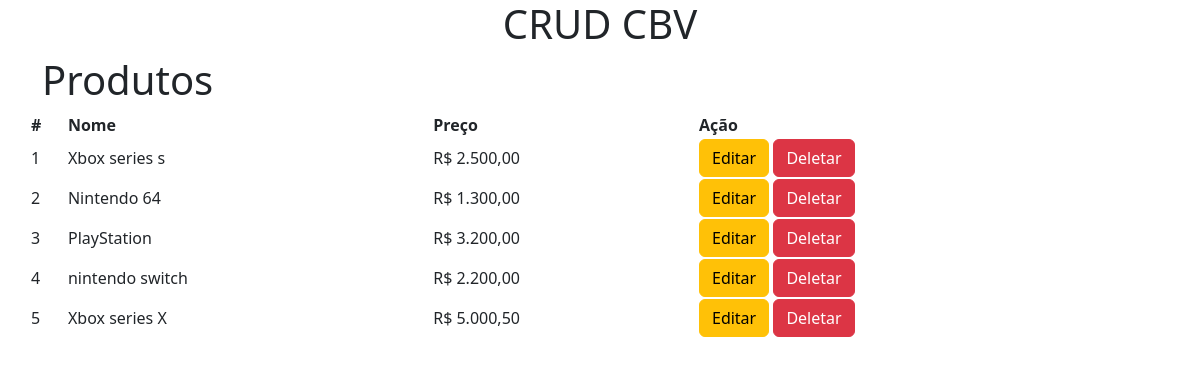
Before: / with the older database file.
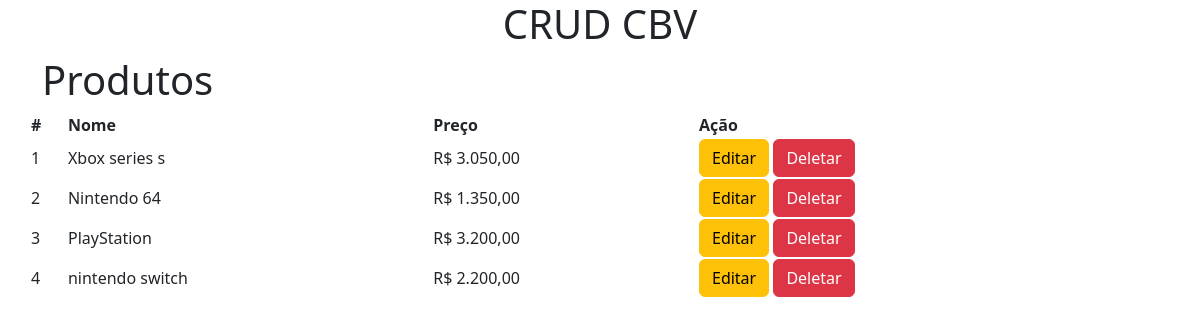
After: the same page with the newer database file.
### core/models.py (models this page shows, shortened)
class Produto(models.Model):
    nome = models.CharField(max_length=100)
    preco = models.DecimalField(max_digits=8, decimal_places=2)

### core/views.py (the view)
# urls.py: path('', IndexView.as_view(), name='index'),
class IndexView(ListView):
    model = Produto
    template_name = 'index.html'
    queryset = Produto.objects.all() # Retorna todos os registros do banco de dados.
    print(queryset)
    context_object_name = 'produtos' # nome da lista 'produtos'.

### core/templates/index.html (shortened to what this page needs)
{% extends 'base.html' %}
{% load humanize %}
{% block content %}
<div class="row">
    <h1>Produtos</h1>
    <table>
        <thead class="table table-striped">
            <tr>
                <th scope="col">#</th>
                <th scope="col">Nome</th>
                <th scope="col">Preço</th>
                <th scope="col">Ação</th>
            </tr>
        </thead>
        <tbody>
            {% for produto in produtos %}
            <tr>
                <td>{{ produto.id }}</td>
                <td>{{ produto.nome }}</td>
                <td>R$ {{ produto.preco|intcomma }}</td>
                <td>{{ produto.acao }}
                    <a class="btn btn-warning" href="{% url 'upd_produto' produto.pk %}">Editar</a>
                    <a class="btn btn-danger" href="{% url 'del_produto' produto.pk %}">Deletar</a>
                </td>
            </tr>
            {% endfor %}
        </tbody>
    </table>
    {% endblock %}

### core/templates/base.html (shortened to what this page needs)
{% load django_bootstrap5 %}
<!DOCTYPE html>
<html lang="pt-br">
<head>
    {% bootstrap_css %}
    </head>
<body>
    <div class="container">
        <h1 class="text-center">CRUD CBV</h1>
        {% block content %}
        {% endblock %}
    </div>
</body>
</html>

Changed rows visible on the page:
removed Produto: id "5", nome "Xbox series X", preco "5.000,50"
changed Produto "Xbox series s": preco "2.500,00" → "3.050,00"
changed Produto "Nintendo 64": preco "1.300,00" → "1.350,00"
